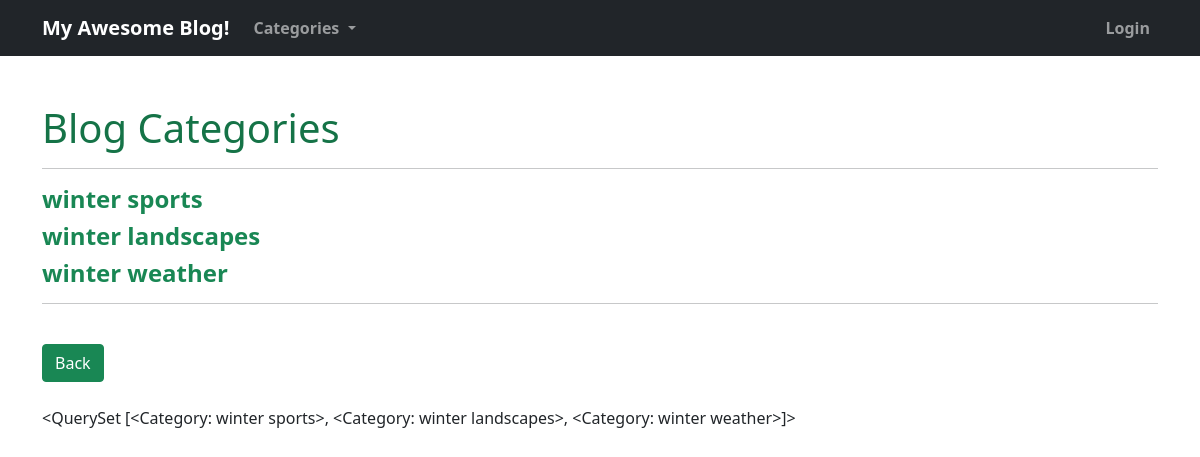
The app's page /category-list/, older data.
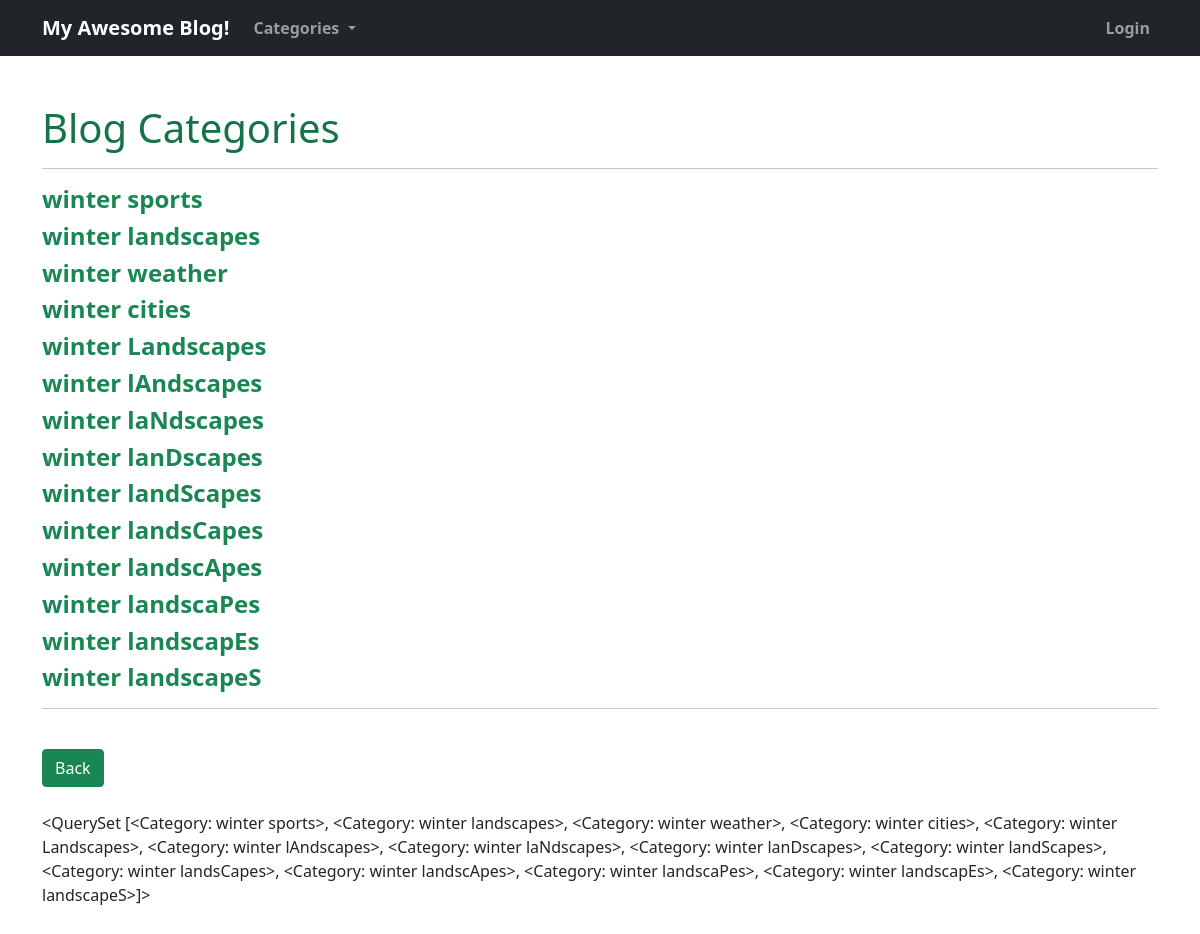
The same page, newer data.
### blog/models.py (models this page shows, shortened)
class Category(models.Model):
    name = models.CharField(max_length=255, unique=True)
    def __str__(self):
        return self.name
    def get_absolute_url(self):
        return reverse('blog:category', args=[str(self.id)])

### blog/views.py (the view)
# urls.py: path('category-list/', views.CategoryListView.as_view(), name="category-list"),
class CategoryListView(ListView):
    model = Category
    template_name = 'blog/category_list.html'

### blog/context_processors.py (called while the page is built)
def category_menu(request):
    return {
        'category_menu': Category.objects.all(),
    }

### blog/templates/blog/category_list.html
{% extends 'base.html' %}
{% load static %}
{% block content %}
    <h1>Blog Categories</h1><hr/>
    {% for category in object_list %}
        <h4>
            <a class="link-success" href="{% url 'blog:category' category.pk %}">{{ category }}</a>
        </h4>
    {% endfor %}
    <hr><br/>
    <a href="{% url 'blog:index' %}" class="btn btn-success">Back</a>
    <br/><br/>
    {{ object_list }}
{% endblock %}

### blog/templates/base.html (shortened to what this page needs)
{% load static %}
<!doctype html>
<html lang="en">
<head>
    <link href="https://cdn.jsdelivr.net/npm/bootstrap@5.0.0-beta1/dist/css/bootstrap.min.css" rel="stylesheet">
    <link rel="stylesheet" href="{% static 'blog/main.css' %}">
</head>
<body>
    <nav class="navbar navbar-expand-lg navbar-dark bg-dark">
        <div class="container">
            <a class="navbar-brand" href="{% url 'blog:index' %}">My Awesome Blog!</a>
            <div class="collapse navbar-collapse" id="navbarSupportedContent">
                <ul class="navbar-nav me-auto mb-2 mb-lg-0">
                    {% if category_menu %}
                        <li class="nav-item dropdown">
                            <a class="nav-link dropdown-toggle" href="#" id="navbarDropdown" role="button" data-bs-toggle="dropdown" aria-expanded="false">
                              Categories
                            </a>
                        </li>
                    {% else %}
                        <li class="nav-item">
                            <a class="nav-link" href="{% url 'blog:category-list' %}">Categories</a>
                        </li>
                    {% endif %}
                </ul>
                <ul class="navbar-nav ml-auto mb-2 mb-lg-0">
                    {% if not user.is_authenticated %}
                        <li class="nav-item">
                            <a class="nav-link" href="{% url 'login' %}">Login</a>
                        </li>
                    {% endif %}
                </ul>
            </div>
        </div>
    </nav>
    <br/><br/>
    <div class="container">
        {% block content %}{% endblock %}
    </div>
    <br/><br/>
</body>
</html>

### blog/static/blog/main.css (style rules this page uses)
a { text-decoration: none; font-weight: 600; color: #157347; }
h1, h2, h3, h4, h5, h6 { color: #157347; }
ul { list-style-type: none; padding-left: 0; }

Row changes from the older to the newer data that the page shows:
computed for Category "winter sports": name.name "<QuerySet [<Category: winter sports>, <Category: winter landscapes>, <Category: winter weather>]>" → "…winter landscapes>, <Category: winter weather>, <Category: winter cities>, <Category: winter Landscapes>, <Category: winter lAndscapes>, <Category: winter laNdscapes>, <Category: winter lanDscapes>, <Category: winter landScapes>, <Category: winter landsCapes>, <Category: winter landscApes>, <Category: winter landscaPes>, <Category: winter landscapEs>, <Category: winter landscapeS>]>"
added Category: name "winter cities"
added Category: name "winter Landscapes"
added Category: name "winter lAndscapes"
added Category: name "winter laNdscapes"
added Category: name "winter lanDscapes"
added Category: name "winter landScapes"
added Category: name "winter landsCapes"
added Category: name "winter landscApes"
added Category: name "winter landscaPes"
added Category: name "winter landscapEs"
added Category: name "winter landscapeS"
